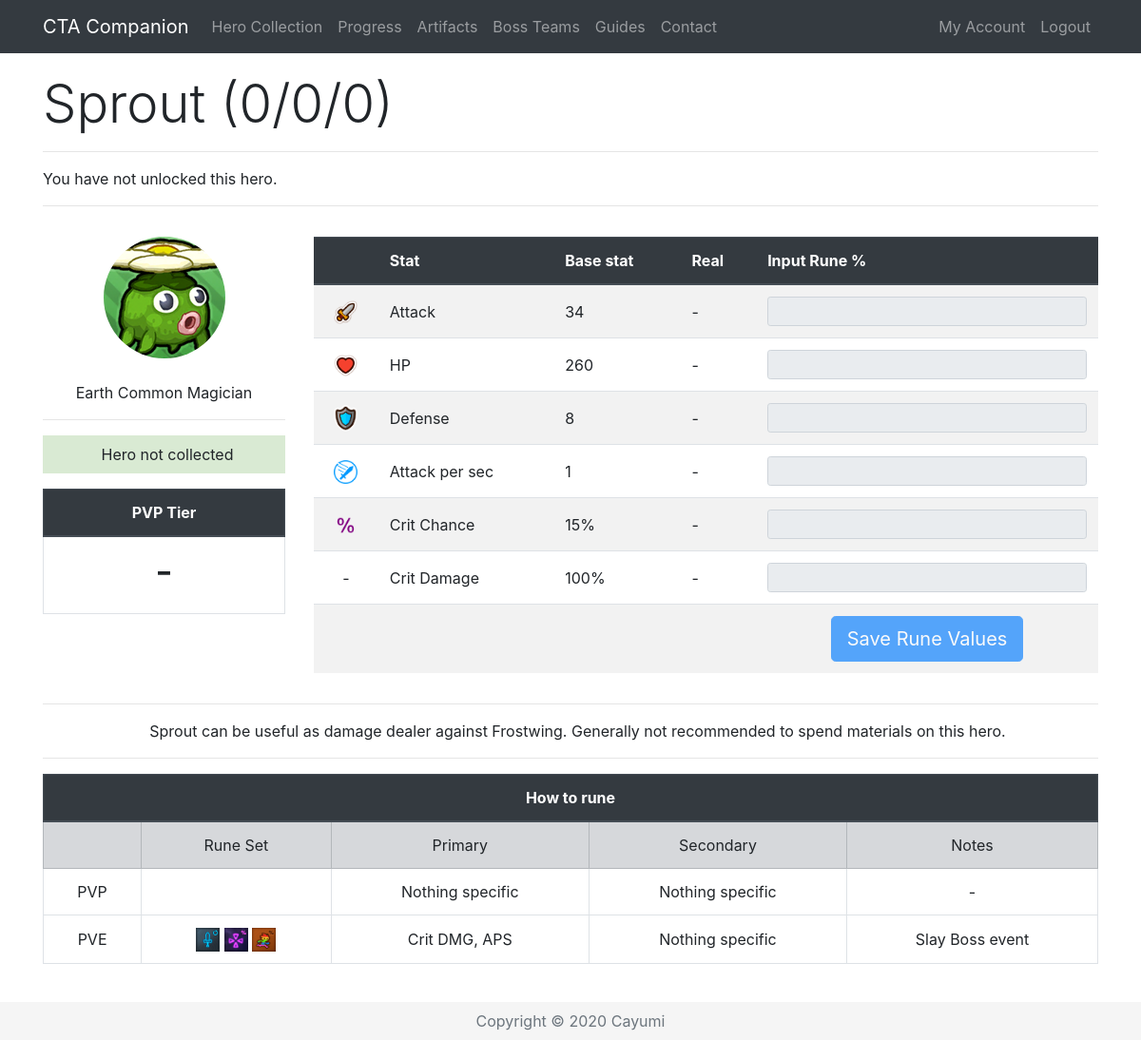
/Hero/278 (signed in), run on an earlier commit of the app's database.
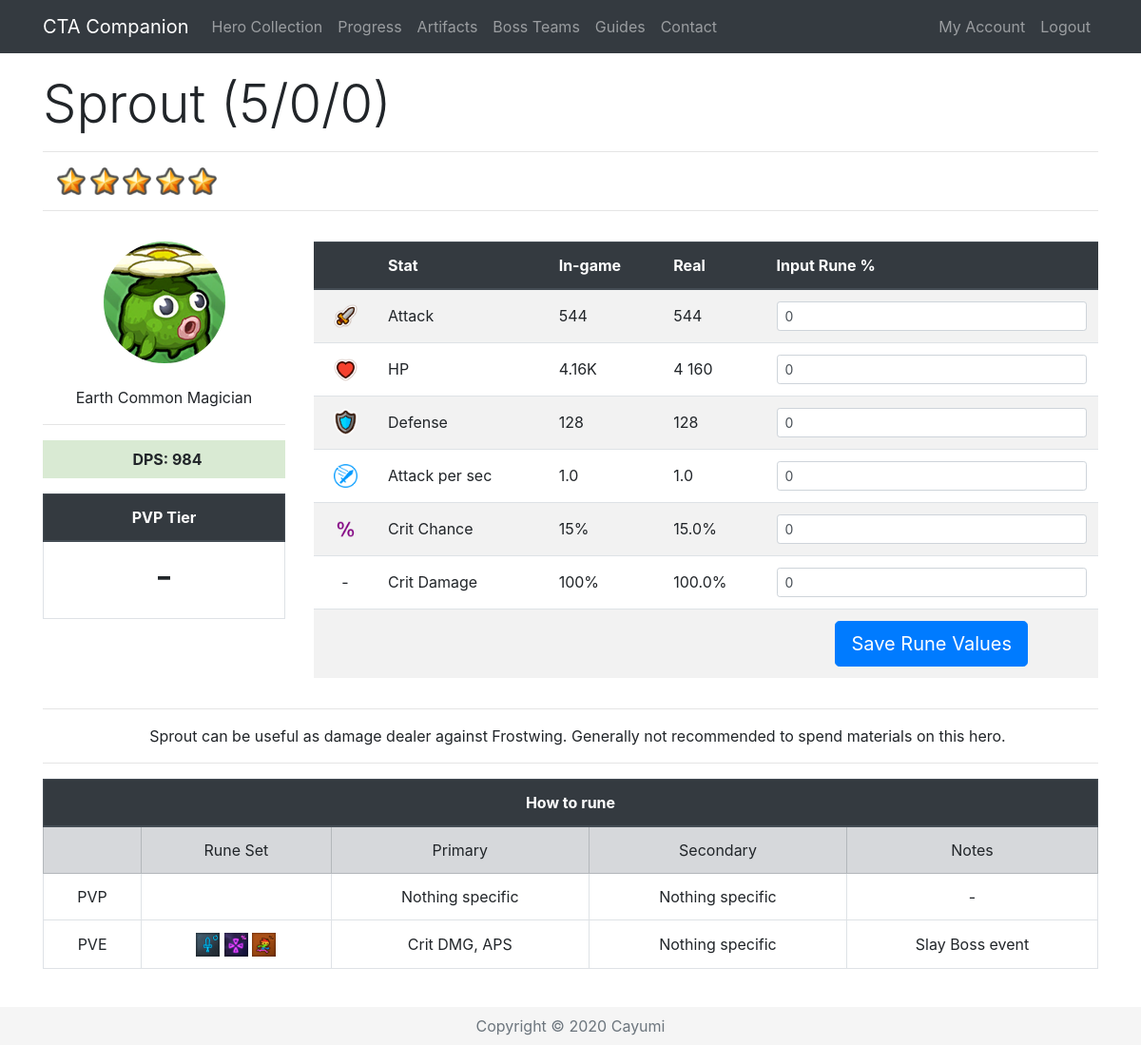
And on a later commit of the database.
### app/models.py (models this page shows, shortened)
class Base(db.Model):
    id = db.Column(db.Integer, primary_key=True)
    name = db.Column(db.String(32), index=True, unique=True)
    nameSafe = db.Column(db.String(32), index=True, unique=True)
    job = db.Column(db.String(16), index=True)
    rarity = db.Column(db.String(16), index=True)
    element = db.Column(db.String(16), index=True)
    gender = db.Column(db.String(16), index=True)
    crusher = db.Column(db.Integer, index=True)
    fly = db.Column(db.Integer, index=True)
    blitz = db.Column(db.Integer, index=True)
    atk = db.Column(db.Integer, index=True)
    hp = db.Column(db.Integer, index=True)
    defense = db.Column(db.Integer, index=True)
    crit = db.Column(db.Integer, index=True)
    critDmg = db.Column(db.Integer, index=True)
    movespeed = db.Column(db.Integer, index=True)
    aps = db.Column(db.Integer, index=True)
    arange = db.Column(db.Integer, index=True)
    resistance = db.Column(db.Integer, index=True)
    frenzy = db.Column(db.Integer, index=True)
    dodge = db.Column(db.Integer, index=True)
    stun = db.Column(db.Integer, index=True)
    stunTime = db.Column(db.Integer, index=True)
    aoe = db.Column(db.Integer, index=True)
    ult = db.Column(db.Integer, index=True)
    kshp = db.Column(db.Integer, index=True)
    gold = db.Column(db.Integer, index=True)
    freeze = db.Column(db.Integer, index=True)
    freezeTime = db.Column(db.Integer, index=True)
    freezeDmg = db.Column(db.Integer, index=True)
    burn = db.Column(db.Integer, index=True)
    burnTime = db.Column(db.Integer, index=True)
    burnDmg = db.Column(db.Integer, index=True)
    poison = db.Column(db.Integer, index=True)
    poisonTime = db.Column(db.Integer, index=True)
    poisonDmg = db.Column(db.Integer, index=True)
    sp2 = db.Column(db.Integer, index=True)
    sp2num = db.Column(db.Integer, index=True)
    buffElement = db.Column(db.String(16), index=True)
    buffType = db.Column(db.Integer, index=True)
    buffStat = db.Column(db.String(16), index=True)
    buff = db.Column(db.Integer, index=True)
    heroes = db.relationship('Hero', backref='baseStats', lazy='dynamic')

class Hero(db.Model):
    id = db.Column(db.Integer, primary_key=True)
    level = db.Column(db.Integer, index=True)
    awaken = db.Column(db.Integer, index=True)
    wpn = db.Column(db.Integer, index=True)
    medals = db.Column(db.Integer, index=True)
    runedAtk = db.Column(db.Integer, index=True)
    runedHp = db.Column(db.Integer, index=True)
    runedDef = db.Column(db.Integer, index=True)
    runedAps = db.Column(db.Integer, index=True)
    runedCrit = db.Column(db.Integer, index=True)
    runedCritDmg = db.Column(db.Integer, index=True)
    user_id = db.Column(db.Integer, db.ForeignKey('user.id'))
    base_id = db.Column(db.Integer, db.ForeignKey('base.id'))
    def displayStat(self, stat):
        if stat < 1000:
            return str(int(round(stat, 0)))
        elif stat > 1000000:
            return str(round(stat/1000000, 2))+"M"
        else:
            return str(round(stat/1000, 2))+"K"
    def displayOther(self, x):
        return '{:,}'.format(x).replace(',', ' ')
    def atk(self):
        runedAttack = self.runedAtk
        base = self.baseStats.atk
        level = self.level
        awaken = self.awaken
        atk = int(base * (2 ** (level - 1)) * (1.5 ** awaken))
        runedAtk = atk + (atk * (runedAttack / 100))
        return int(runedAtk)
    def raidAtk(self, art, buff):
        runedAttack = self.runedAtk
        base = self.baseStats.atk
        level = self.level
        awaken = self.awaken
        atk = base * (2 ** (level - 1)) * (1.5 ** awaken)
        runedAtk = (atk + (atk * ((runedAttack+art) / 100))) * self.baseStats.crusher + atk * buff / 100
        return runedAtk
    def hp(self):
        runedHP = self.runedHp
        base = self.baseStats.hp
        level = self.level
        awaken = self.awaken
        hp = int(base * (2 ** (level - 1)) * (1.5 ** awaken))
        runedHP = hp + (hp * (runedHP / 100))
        return int(runedHP)
    def defense(self):
        runedDef = self.runedDef
        base = self.baseStats.defense
        level = self.level
        awaken = self.awaken
        defense = int(base * (2 ** (level - 1)) * (1.5 ** awaken))
        runedDef = defense + (defense * (runedDef / 100))
        return int(runedDef)
    def aps(self):
        runedAps = self.runedAps
        base = self.baseStats.aps
        runedAps = base + (base * (runedAps / 100))
        return runedAps
    def crit(self):
        runedCrit = self.runedCrit
        base = self.baseStats.crit
        return (base + runedCrit)/100
    def critDmg(self):
        runedDmg = self.runedCritDmg
        base = self.baseStats.critDmg
        return (base + runedDmg)/100
    def dpsSP2(self):
        sp2 = self.baseStats.sp2
        sp2num = self.baseStats.sp2num
        atk = self.atk()
        aps = self.aps()
        crit = self.crit()
        critDmg = self.critDmg()
        dps = ((atk * aps * (1-crit)) + (atk * aps * crit * (1+critDmg))) * (6 + sp2 * sp2num)/7
        dps = int(round(dps))
        return '{:,}'.format(dps).replace(',', ' ')

### app/routes.py (the view, shortened to what this page needs)
@app.route('/Hero/<heroid>', methods=["GET", "POST"])
@login_required
def hero(heroid):
    user = User.query.join(Hero).filter(Hero.id == heroid)
    selectedHero = Hero.query.get(heroid)
    if request.method == "GET":
        return render_template('hero.html', selectedHero=selectedHero, title=selectedHero.baseStats.name, user=user,
                               heroDict=heroDict)

### app/templates/hero.html (shortened to what this page needs)
{% extends "base.html" %}
{% block content %}
{% if user[0] == current_user %}
{% set current = selectedHero.baseStats.nameSafe %}
 <div class="row pt-3">
    <div class="col-lg-12">
      <h1 class="display-4">{{ selectedHero.baseStats.name }} ({{ selectedHero.level }}/{{ selectedHero.awaken }}/{{ selectedHero.wpn }}) </h1>
      <hr>
        {% if selectedHero.level > 0 %}
      <p class="instructions">
          {%for i in range(selectedHero.level - selectedHero.awaken) %}
          <img src="{{ url_for('static', filename='star.png') }}" width="30" alt="Star">
          {% endfor %}
      </p>
        {% else %}
        <p class="instruction">You have not unlocked this hero.</p>
        {% endif %}
      <hr>
    </div>
 </div>
  <div class="row align-middle">
    <div class="col-lg-3 text-center align-middle pt-3">
        <img class="img-fluid rounded-circle" src="/static/{{selectedHero.baseStats.nameSafe}}.png" alt="{{selectedHero.baseStats.name}}"><br><br>
        {{ selectedHero.baseStats.element }} {{ selectedHero.baseStats.rarity }} {{ selectedHero.baseStats.job }}<hr>
        {% if selectedHero.level > 0 %}
        <p class="instructions {{selectedHero.baseStats.element}}{{selectedHero.baseStats.rarity}}"><b>DPS: {{ selectedHero.dpsSP2() }}</b></p>
        {% else %}
        <p class="instructions {{selectedHero.baseStats.element}}{{selectedHero.baseStats.rarity}}">Hero not collected</p>
        {% endif %}
        <table class="table table-bordered">
        <thead class="thead-dark">
        <tr>
            <th colspan="2">PVP Tier</th>
        </tr>
        </thead>
        <tr>
            <td><h1>
                {% if heroDict[current] %}
                {{ heroDict[current][4] }}
                {% else %}
                -
                {% endif %}
            </h1>
            </td>
        </tr>
    </table>
      </div>
      <div class="col lg-9 pt-3">
<form action="/Hero/{{ selectedHero.id }}" method="post" novalidate>
 <table class="table table-striped">
     <thead class="thead-dark">
          <tr>
              <th>&nbsp;</th>
              <th>Stat</th>
              <th>{% if selectedHero.level > 0 %}In-game{% else %}Base stat{% endif %}</th>
              <th>Real</th>
              <th>Input Rune %</th>
          </tr>
          </thead>
              <tr class="text-left">
                  <td class="align-middle text-center"><img src="{{ url_for('static', filename='atk.png') }}" width="25" alt="Attack"></td>
                  <td class="align-middle">Attack</td>
                  {% if selectedHero.level > 0 %}
                  <td class="align-middle">{{ selectedHero.displayStat(selectedHero.atk()) }}</td>
                  <td class="align-middle">{{ selectedHero.displayOther(selectedHero.atk()) }}</td>
                  <td><input type="text" maxlength="10" class="form-control form-control-sm" id="{{ selectedHero.id }}runedAtk" value="{{ selectedHero.runedAtk }}" name="{{ selectedHero.id }}runedAtk"></td>
                  {% else %}
                  <td class="align-middle">{{ selectedHero.baseStats.atk }}</td>
                  <td class="align-middle">-</td>
                  <td><input type="text" maxlength="10" class="form-control form-control-sm" disabled></td>
                  {% endif %}
              </tr>
              <tr class="text-left">
                  <td class="align-middle text-center"><img src="{{ url_for('static', filename='hp.png') }}" width="25" alt="HP"></td>
                  <td class="align-middle">HP</td>
                  {% if selectedHero.level > 0 %}
                  <td class="align-middle">{{ selectedHero.displayStat(selectedHero.hp()) }}</td>
                  <td class="align-middle">{{ selectedHero.displayOther(selectedHero.hp()) }}</td>
                  <td><input type="text" maxlength="10" class="form-control form-control-sm" id="{{ selectedHero.id }}runedHp" value="{{ selectedHero.runedHp }}" name="{{ selectedHero.id }}runedHp" onkeypress="return isNumber9(event)"></td>
                  {% else %}
                  <td class="align-middle">{{ selectedHero.baseStats.hp }}</td>
                  <td class="align-middle">-</td>
                  <td><input type="text" maxlength="10" class="form-control form-control-sm" disabled></td>
                  {% endif %}
              </tr>
              <tr class="text-left">
                  <td class="align-middle text-center"><img src="{{ url_for('static', filename='def.png') }}" width="25" alt="Defense"></td>
                  <td class="align-middle">Defense</td>
                  {% if selectedHero.level > 0 %}
                  <td class="align-middle">{{ selectedHero.displayStat(selectedHero.defense()) }}</td>
                  <td class="align-middle">{{ selectedHero.defense() }}</td>
                  <td><input type="text" maxlength="10" class="form-control form-control-sm" id="{{ selectedHero.id }}runedDef" value="{{ selectedHero.runedDef }}" name="{{ selectedHero.id }}runedDef" onkeypress="return isNumber9(event)"></td>
                  {% else %}
                  <td class="align-middle">{{ selectedHero.baseStats.defense }}</td>
                  <td class="align-middle">-</td>
                  <td><input type="text" maxlength="10" class="form-control form-control-sm" disabled></td>
                  {% endif %}
              </tr>
              <tr class="text-left">
                  <td class="align-middle text-center"><img src="{{ url_for('static', filename='aps.png') }}" width="25" alt="APS"></td>
                  <td class="align-middle">Attack per sec</td>
                  {% if selectedHero.level > 0 %}
                  <td class="align-middle">{{ selectedHero.aps()|round(2, 'common' ) }}</td>
                  <td class="align-middle">{{ selectedHero.aps() }}</td>
                  <td><input type="text" maxlength="10" class="form-control form-control-sm" id="{{ selectedHero.id }}runedAps" value="{{ selectedHero.runedAps }}" name="{{ selectedHero.id }}runedAps" onkeypress="return isNumber9(event)"></td>
                  {% else %}
                  <td class="align-middle">{{ selectedHero.baseStats.aps }}</td>
                  <td class="align-middle">-</td>
                  <td><input type="text" maxlength="10" class="form-control form-control-sm" disabled></td>
                  {% endif %}
              </tr>
                <tr class="text-left">
                  <td class="align-middle text-center"><img src="{{ url_for('static', filename='crit.png') }}" width="25" alt="Crit Chance"></td>
                  <td class="align-middle">Crit Chance</td>
                  {% if selectedHero.level > 0 %}
                  <td class="align-middle">{{ (selectedHero.crit()*100)|round|int }}%</td>
                  <td class="align-middle">{{ selectedHero.crit()*100 }}% </td>
                  <td><input type="text" maxlength="10" class="form-control form-control-sm" id="{{ selectedHero.id }}runedCrit" value="{{ selectedHero.runedCrit }}" name="{{ selectedHero.id }}runedCrit" onkeypress="return isNumber9(event)"></td>
                  {% else %}
                  <td class="align-middle">{{ selectedHero.baseStats.crit }}%</td>
                  <td class="align-middle">-</td>
                  <td><input type="text" maxlength="10" class="form-control form-control-sm" disabled></td>
                  {% endif %}
                </tr>
              <tr class="text-left">
                  <td class="align-middle text-center">-</td>
                  <td class="align-middle">Crit Damage</td>
                  {% if selectedHero.level > 0 %}
                  <td class="align-middle">{{ ((selectedHero.critDmg())*100)|round|int }}%</td>
                  <td class="align-middle">{{ (selectedHero.critDmg()*100)|round(2, 'common') }}%</td>
                  <td><input type="text" maxlength="10" class="form-control form-control-sm" id="{{ selectedHero.id }}runedCritDmg" value="{{ selectedHero.runedCritDmg }}" name="{{ selectedHero.id }}runedCritDmg" onkeypress="return isNumber9(event)"></td>
                  {% else %}
                  <td class="align-middle">{{ selectedHero.baseStats.critDmg }}%</td>
                  <td class="align-middle">-</td>
                  <td><input type="text" maxlength="10" class="form-control form-control-sm" disabled></td>
                  {% endif %}
              </tr>
     <tr class="text-center">
                  <td>&nbsp;</td>
                  <td>&nbsp;</td>
                  <td>&nbsp;</td>
                  <td>&nbsp;</td>
                  {% if selectedHero.level > 0 %}
                  <td><button class="btn btn-primary btn-lg" type="submit">Save Rune Values</button></td>
                  {% else %}
                  <td><button class="btn btn-primary btn-lg" type="submit" disabled>Save Rune Values</button></td>
                  {% endif %}
              </tr>
          </table>
</form>
    </div>
      </div>
{% if heroDict[current] %}
<div class="row">
    <div class="col-lg-12 text-center">
        <hr>
        <p class="instructions">{{ heroDict[current][5] }}</p>
        <hr>
    </div>
</div>
<div class="row">
    <div class="col-lg-12 text-center">
      <table class="table table-bordered">
          <thead class="thead-dark">
          <tr>
              <th colspan="5">How to rune</th>
          </tr>
          </thead>
          <tr class="table-secondary align-middle">
              <td>&nbsp;</td>
              <td width="18%">Rune Set</td>
              <td>Primary</td>
              <td>Secondary</td>
              <td>Notes</td>
          </tr>
          <tr class="align-middle">
              <td class="align-middle">PVP</td>
              <td class="align-middle">
              </td>
              <td class="align-middle">{{ heroDict[current][1] }}</td>
              <td class="align-middle">{{ heroDict[current][2] }}</td>
              <td class="align-middle">{{ heroDict[current][3] }}</td>
          </tr>
{% if heroDict[current][6] %}
            <tr>
              <td class="align-middle">PVE</td>
              <td class="align-middle">
                  {% for i in heroDict[current][6] %}
                  <img class="img-fluid" src="/static/{{i}}.png" alt="{{i}}" name="{{i}}" width="25">
                  {% endfor %}
              </td>
              <td class="align-middle">{{ heroDict[current][7] }}</td>
              <td class="align-middle">{{ heroDict[current][8] }}</td>
              <td class="align-middle">{{ heroDict[current][9] }}</td>
          </tr>
{% endif %}
      </table>
    </div>
</div>
{% endif %}
<br>
{% endif %}
{% endblock %}

What changed in the data, as far as the page shows it:
changed through a linked row, Base "Sprout": dpsSP2 (not shown) → "984"; baseStats.atk "34" → (not shown); baseStats.hp "260" → (not shown); baseStats.defense "8" → (not shown); baseStats.aps "1" → (not shown); baseStats.crit "15" → (not shown); baseStats.critDmg "100" → (not shown)
changed Hero: level "0" → "5"; displayStat (not shown) → "544"; displayOther (not shown) → "544"; runedAtk (not shown) → "0"; displayStat (not shown) → "4.16K"; displayOther (not shown) → "4 160"; runedHp (not shown) → "0"; displayStat (not shown) → "128"; defense (not shown) → "128"; runedDef (not shown) → "0"; aps (not shown) → "1.0"; runedAps (not shown) → "0"; (selectedHero.crit()*100)|round|int (not shown) → "15"; selectedHero.crit()*100 (not shown) → "15.0"; runedCrit (not shown) → "0"; ((selectedHero.critDmg())*100)|round|int (not shown) → "100"; (selectedHero.critDmg()*100)|round(2,'common') (not shown) → "100.0"; runedCritDmg (not shown) → "0"
Also different on the page:
text no longer shown: "You have not unlocked this hero. Hero not collected Base stat - - - - - -"
text now shown: "DPS: In-game"
